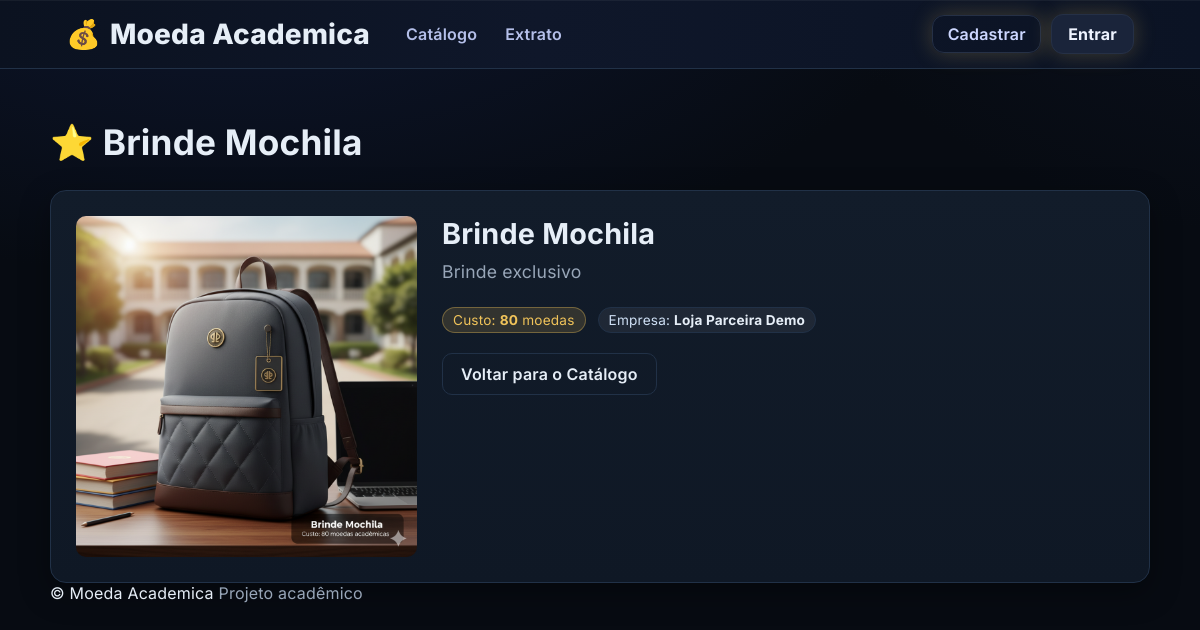
The page /catalogo/1/ on the database its author committed.
### apps/catalog/models.py (models this page shows, shortened)
class Vantagem(models.Model):
    empresa = models.ForeignKey(
        "partners.EmpresaParceira",
        on_delete=models.CASCADE,
        related_name="vantagens",
    )
    titulo = models.CharField(max_length=120)
    descricao = models.TextField(blank=True)
    foto_url = models.URLField(blank=True)
    imagem = models.ImageField(upload_to="vantagens/", blank=True, null=True)
    custo_moedas = models.PositiveIntegerField()
    ativa = models.BooleanField(default=True)
    @property
    def image_url(self) -> str:
        try:
            if self.imagem:
                return self.imagem.url
        except Exception:
            pass
        return self.foto_url or ""

### apps/partners/models.py (models this page shows, shortened)
class EmpresaParceira(models.Model):
    nome = models.CharField(max_length=120)
    cnpj = models.CharField(max_length=18, blank=True)  # opcional (00.000.000/0000-00)
    ativa = models.BooleanField(default=True)
    conta = models.OneToOneField(
        settings.AUTH_USER_MODEL,
        on_delete=models.SET_NULL,
        null=True,
        blank=True,
        related_name="empresa_parceira",
        help_text=(
            "Usuário com papel EMPRESA/PARCEIRO que acessa o dashboard desta empresa."
        ),
        limit_choices_to=Q(role__in=["EMPRESA", "PARCEIRO"]),
    )
    class Meta:
        verbose_name = "Empresa Parceira"
        verbose_name_plural = "Empresas Parceiras"
        ordering = ["nome"]

### apps/catalog/views.py (the view)
# urls.py: path("<int:pk>/", VantagemDetailView.as_view(), name="vantagem_detail"),
class VantagemDetailView(DetailView):
    model = Vantagem
    template_name = "catalog/vantagem_detail.html"
    context_object_name = "vantagem"

### templates/catalog/vantagem_detail.html (shortened to what this page needs)
{% extends 'base.html' %}
{% block content %}
<h1 style="font-size: 2.2rem; margin:24px 0 26px;">
  ⭐ {{ vantagem.titulo|default:"Vantagem" }}
</h1>
<div class="card" style="padding: 25px;">
  <div class="detail-grid">
    <div class="detail-image-box">
      {% if vantagem.image_url %}
        <img
          src="{{ vantagem.image_url }}"
          alt="Imagem de {{ vantagem.titulo }}"
          loading="lazy"
        >
      {% else %}
        <div class="icon-placeholder" aria-hidden="true">
          🏆
        </div>
      {% endif %}
    </div>
    <div>
      <h2 style="font-size: 1.8rem; margin-top: 0;">{{ vantagem.titulo }}</h2>
      <p class="muted" style="font-size: 1.1rem; margin-top: 8px;">
        {{ vantagem.descricao|default:"Descrição completa da vantagem não fornecida." }}
      </p>
      <div style="
          display:flex;
          align-items:center;
          gap:12px;
          flex-wrap:wrap;
          margin:25px 0 20px 0;">
        <span class="badge" style="
            background: rgba(240,195,90,.15);
            color: var(--accent);
            border-color: rgba(240,195,90,.35);">
          Custo: <strong>{{ vantagem.custo_moedas|default:"—" }}</strong> moedas
        </span>
        {% if vantagem.empresa %}
          <span class="badge detail-meta-badge">
            Empresa: <strong>{{ vantagem.empresa.nome }}</strong>
          </span>
        {% endif %}
      </div>
      <div class="actions" style="justify-content:flex-start;">
        <a class="btn btn-ghost" href="{% url 'vantagens_list' %}">Voltar para o Catálogo</a>
      </div>
    </div>
  </div>
</div>
{% endblock %}

### static/css/main.css (style rules this page uses)
:root { --bg:#070b12; --panel:#121c2a; --panel-2:#0f1825; --border:#213147; --text:#e6eef7; --muted:#98a6b8; --accent:#f0c35a; --accent-2:#7bdcb5; --danger:#ff7272; --radius:16px; --shadow:0 10px 30px rgba(0,0,0,.35); }
* { box-sizing:border-box }
html,body { height:100% }
body { margin:0; font-family:Inter,system-ui,-apple-system,Segoe UI,Roboto,Ubuntu,'Helvetica Neue',Arial,sans-serif; background: radial-gradient(1200px 600px at 20% -10%, #0e1730 0%, transparent 60%), radial-gradient(1000px 800px at 110% -30%, #0d1426 0%, transparent 60%), var(--bg); color:var(--text); letter-spacing:.2px; background-attachment: fixed; }
.card { background:linear-gradient(180deg,var(--panel),var(--panel-2)); border:1px solid var(--border); border-radius:var(--radius); padding:20px; box-shadow:var(--shadow); }
h1,h2,h3,h4 { color:var(--text); font-weight:700; margin:0 0 10px 0 }
p { margin:0 0 14px 0 }
h1 { font-size:2.2rem }
h2 { font-size:1.5rem }
.muted { color:var(--muted) }
.actions { margin-top:20px; display:flex; gap:12px; justify-content:flex-end }
.btn { display:inline-block; padding:10px 18px; border-radius:10px; font-size:1rem; font-weight:600; text-decoration:none; cursor:pointer; border:1px solid transparent; transition:all .2s ease; }
.btn { background:var(--panel-2); color:var(--text); border-color:var(--border); }
.btn-ghost { background:transparent; color:var(--text); border-color:var(--border); }
.badge { display:inline-block; padding:4px 10px; border-radius:999px; font-size:.85rem; background:rgba(123,220,181,.15); color:var(--accent-2); border:1px solid rgba(123,220,181,.35); }

### static/css/forms.css (style rules this page uses)
:root { --panel:#121c2a; --panel-2:#0f1825; --border:#213147; --text:#e6eef7; --muted:#98a6b8; --danger:#ff7272; --shadow:0 10px 30px rgba(0,0,0,.35); }

### templates/base.html (style rules this page uses)
:root { --hdr-bg: linear-gradient(90deg,#0b1220 0%, #0f172a 45%, #0b1324 100%); --link:#c7d2fe; --link-muted:#9fb0de; --chip-bg:#0b1220; --chip-br:#263248; --btn-br:#253046; --btn-glow:0 0 22px rgba(255, 214, 102, .22); }

### templates/catalog/vantagem_detail.html (style rules this page uses)
.detail-image-box { height: 100%; min-height: 250px; display: flex; align-items: center; justify-content: center; overflow: hidden; border-radius: 10px; }
.detail-image-box img { width: 100%; height: 100%; object-fit: cover; }
.detail-grid { display: grid; gap: 25px; grid-template-columns: 1fr; }
@media (min-width: 900px) { .detail-grid { grid-template-columns: 1fr 2fr; } }
.detail-meta-badge { background:rgba(255,255,255,.06); color:#cfe0f5; border-color:var(--border); }
.detail-meta-badge strong { color: var(--text); }

### rows shown on the page
Vantagem: titulo "Brinde Mochila", image_url (picture), descricao "Brinde exclusivo", custo_moedas "80", empresa.nome "Loja Parceira Demo"
